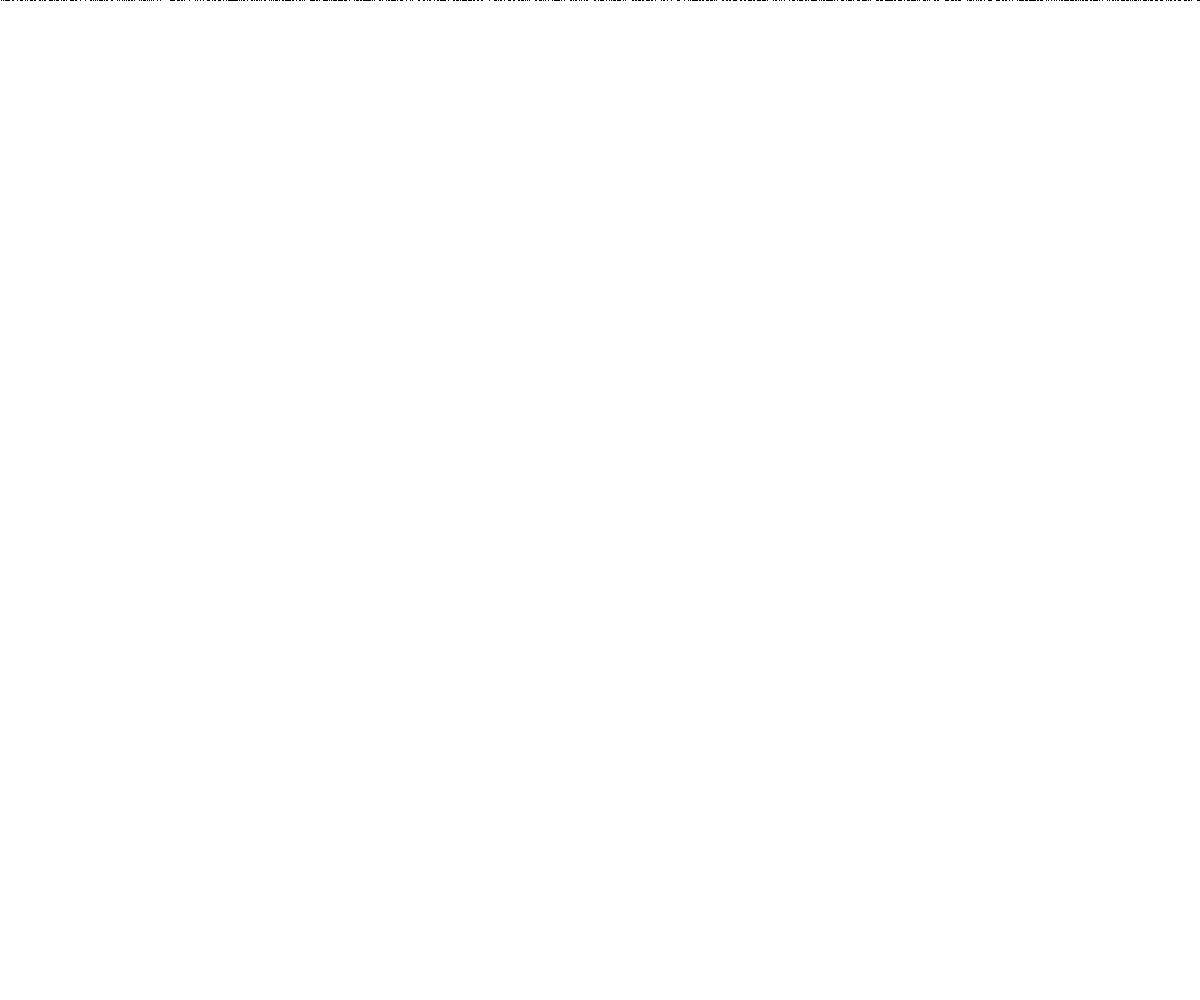
Frame 1 (no input)
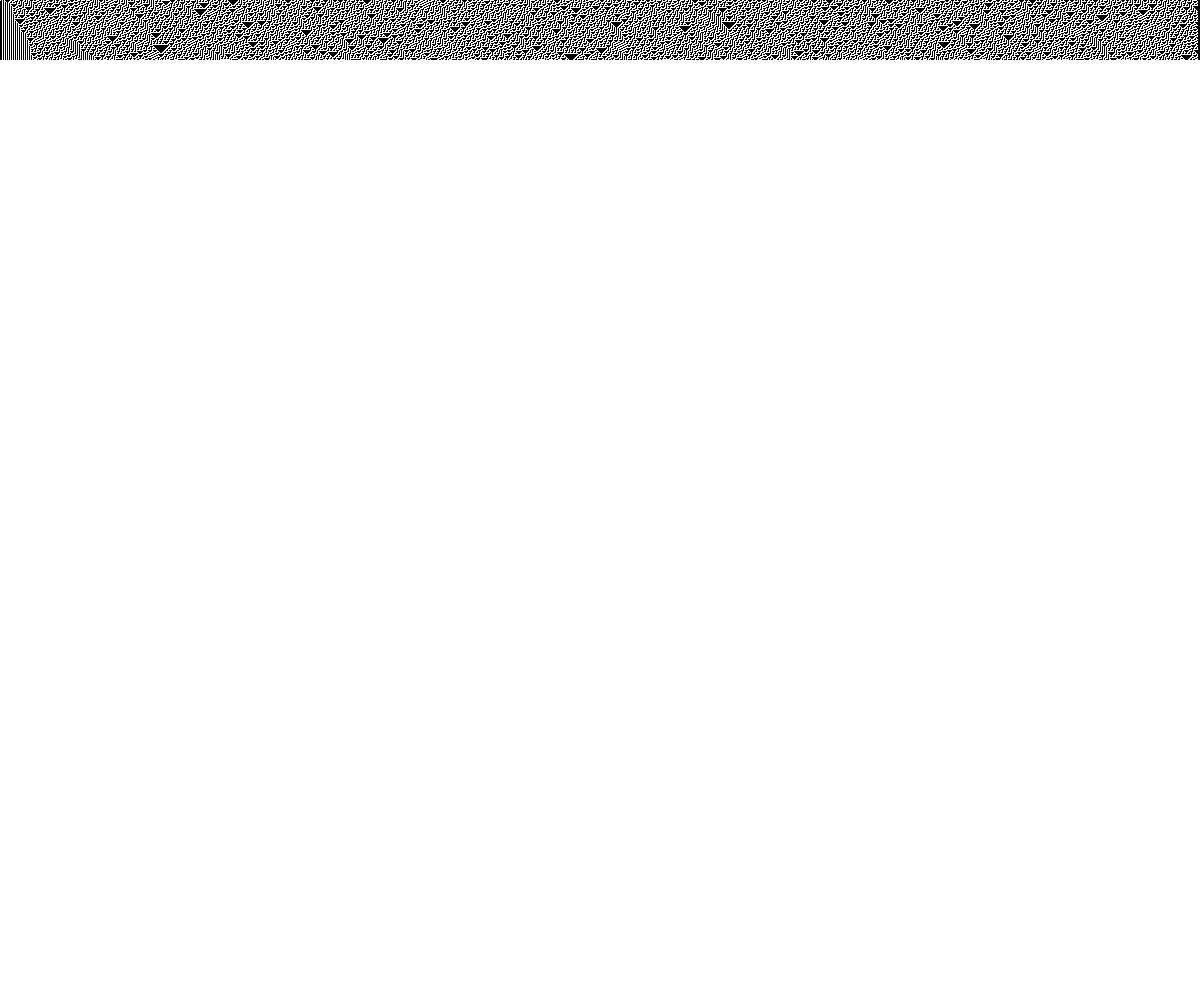
Frame 60 (no input)
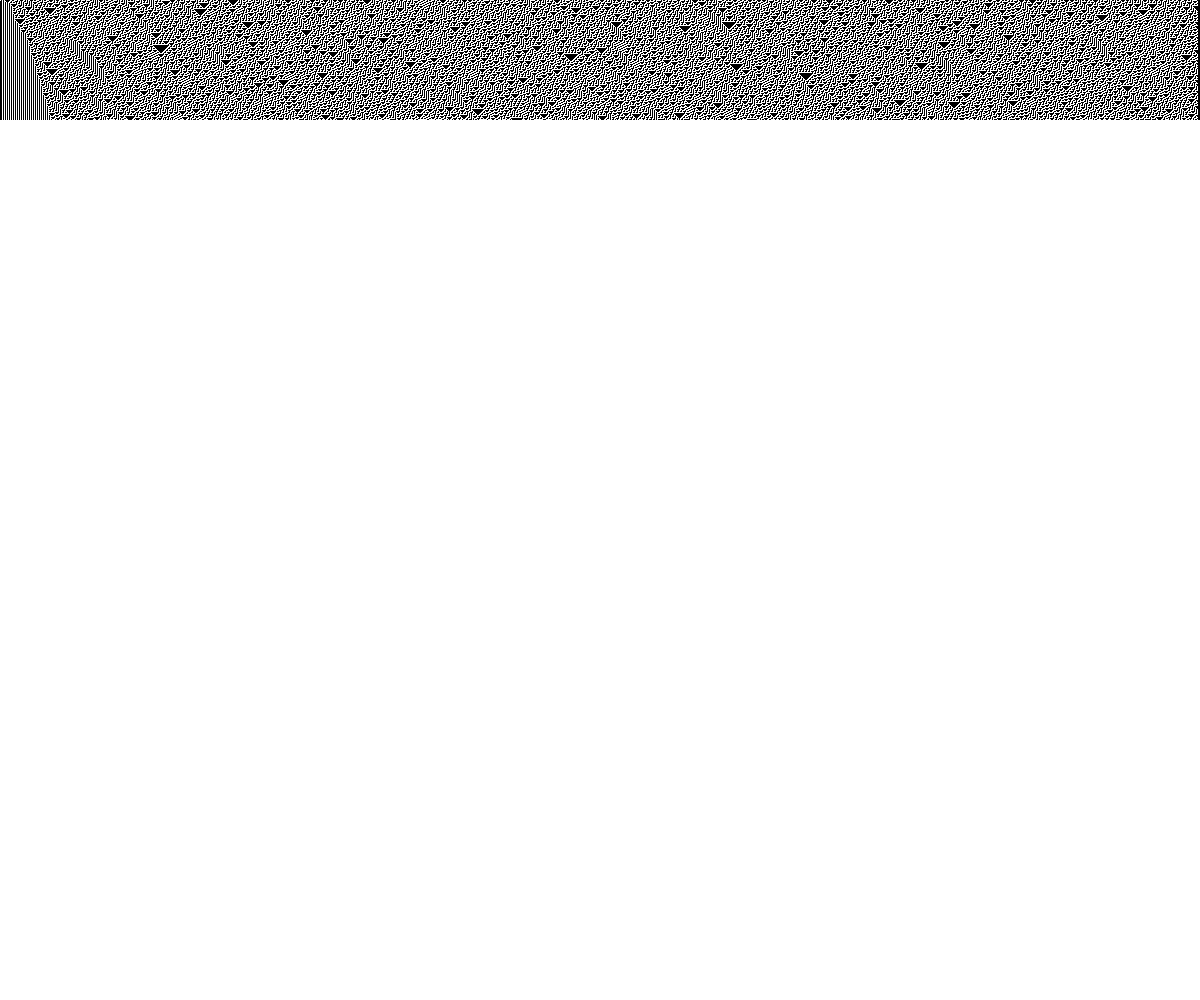
Frame 120 (the mouse pressed at the canvas centre since frame 60)

The p5.js sketch that drew these frames (run headless with seeded random() and noise() and a simulated clock; from frame 60 on, the mouse is pressed at the canvas centre):

// p5.js sketch
// ── sketch.js
///<reference path="../../p5.global-mode.d.ts" />

let w = 1;
// An array of 0s and 1s
let cells;

 // We arbitrarily start with just the middle cell having a state of "1"
let generation = 0;

// An array to store the ruleset, for example {0,1,1,0,1,1,0,1}
let ruleset = [0, 0, 0, 1, 1, 1, 1, 0];

function setup() {
  createCanvas(windowWidth, windowHeight);

  cells = Array(floor(width / w));
  for (let i = 0; i < cells.length; i++) {
    cells[i] = random([0, 1]);
  }
}

function draw() {
  for (let i = 0; i < cells.length; i++) {
    if (cells[i] === 1) {
      fill(1);
    } else {
      fill(0);
      noStroke();
      rect(i * w, generation * w, w, w);
    }
  }
  if (generation < height/w) {
    generate();
  }
  else {
    generation = 0;
  }
}

// The process of creating the new generation
function generate() {
  // First we create an empty array for the new values
  let nextgen = Array(cells.length);
  // For every spot, determine new state by examing current state, and neighbor states
  // Ignore edges that only have one neighor
  for (let i = 1; i < cells.length-1; i++) {
    let left   = cells[i-1];   // Left neighbor state
    let me     = cells[i];     // Current state
    let right  = cells[i+1];   // Right neighbor state
    nextgen[i] = rules(left, me, right); // Compute next generation state based on ruleset
  }
  // The current generation is the new generation
  cells = nextgen;
  generation++;
}

// Implementing the Wolfram rules
// Could be improved and made more concise, but here we can explicitly see what is going on for each case
function rules(a, b, c) {
  if (a == 1 && b == 1 && c == 1) return ruleset[0];
  if (a == 1 && b == 1 && c == 0) return ruleset[1];
  if (a == 1 && b == 0 && c == 1) return ruleset[2];
  if (a == 1 && b == 0 && c == 0) return ruleset[3];
  if (a == 0 && b == 1 && c == 1) return ruleset[4];
  if (a == 0 && b == 1 && c == 0) return ruleset[5];
  if (a == 0 && b == 0 && c == 1) return ruleset[6];
  if (a == 0 && b == 0 && c == 0) return ruleset[7];
  return 0;
}
